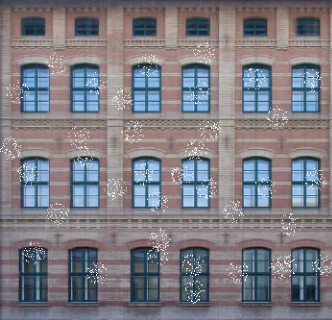
%> input picture inexact_alm_mc/wall.png, 332 x 320 px
$ octave testMC.m   (GNU Octave 9; MATLAB toolbox functions it lacks are replaced by stand-ins)
%> lines starting %> are read from the running program, lines starting %| are printed output that depends on the picture; in (x1, y1, x2, y2) boxes, pixels count from 0 and x2, y2 are one past the last pixel; in counts of white or black regions, pixels touching at a corner belong together; the program's own positions count from 1
### inexact_alm_mc/inexact_alm_mc.m
function [A S iter svp] = fast_alm_mc(D, tol, maxIter)

% Oct 2009
% This matlab code implements the inexact augmented Lagrange multiplier
% method for Matrix Completion.
%
% D - m x n matrix of observations/data (required input)
%
% tol - tolerance for stopping criterion.
%     - DEFAULT 1e-7 if omitted or -1.
%
% maxIter - maximum number of iterations
%         - DEFAULT 1000, if omitted or -1.
%
% Model:
%     min |A|_*
%     subj A + E = D, ProjectionOnOmega(E) = 0
%
% Algorithm:
%
% Initialize A,E,Y,u
% while ~converged
%   minimize (inexactly, update A and E only once)
%     L(A,E,Y,u) = |A|_* + <Y,D-A-E> + mu/2 * |D-A-E|_F^2;
%   Y = Y + \mu * (D - A - E);
%   \mu = \rho * \mu;
% end
%
% Minming Chen, October 2009. Questions? v-minmch@microsoft.com ;
% Arvind Ganesh (abalasu2@illinois.edu)
%
% Copyright: Perception and Decision Laboratory, University of Illinois, Urbana-Champaign
%            Microsoft Research Asia, Beijing

clear global;
global A Sparse_Z;

addpath PROPACK;

[m n] = size(D);

if nargin < 2
    tol = 1e-4;
elseif tol == -1
    tol = 1e-4;
end

if nargin < 3
    maxIter = 1000;
elseif maxIter == -1
    maxIter = 1000;
end

% read sparse matrix D
[m n] = size(D);
[I J V] = find(D);
p = length(I);
col = [0; find(diff(J)); p];
Sparse_Z = D;
clear D;

% initialize
Y = zeros(p, 1);
Z = zeros(p, 1);
A.U = zeros(m, 5);
A.V = zeros(n, 5);
d_norm = norm(V, 'fro');
mu = 0.3/(lansvd('Axz','Atxz',m,n,1,'L'));
rho_s = p / (m * n);
rho = 1.1 + 2.5 * rho_s;

sv = 5;
svp = sv;

% Iteration
iter = 0;
converged = false;
stopCriterion = 1;
while ~converged
    %% alternative projection

    iter = iter + 1;
    if iter == 1
        Z = V;
    else
        Z = Z + 1/mu * Y;
        Sparse_Z = spconvert([I,J,Z; m,n,0]);
    end
    if stopCriterion > 10 * tol
        options.tol = 10*tol;
    else
        options.tol = min(0.1*tol, 0.01/mu);
    end
    [A.U,S,A.V] = lansvd('Axz','Atxz',m,n,sv,'L',options);

    %% predict the rank of A.
    diagS = diag(S);
    diagS = diagS(1:sv);
    svn = length(find(diagS > 1/mu));
    svp = svn;

    ratio = diagS(1:end-1)./diagS(2:end);
    [max_ratio, max_idx] = max(ratio);
    if max_ratio > 2
        svp = min(svn, max_idx);
    end
    if svp < sv %|| iter < 10
        sv = min(svp + 1, n);
    else
        sv = min(svp + 10, n);
    end

    %% update A Y Z mu
    sqrtds = sqrt(diagS(1:svp) - 1/mu);
    A.U = A.U(:, 1:svp) * diag(sqrtds);
    A.V = A.V(:, 1:svp) * diag(sqrtds);

    Z = UVtOmega(A.U,A.V,I,J,col);
    Z = V - Z;
    Y = Y + mu*Z;

    %% stop Criterion
    stopCriterion = norm(Z, 'fro') / d_norm;
    if stopCriterion < tol
        converged = true;
    end

    %% display
    if mod( iter, 10) == 0
        disp(['#svd ' num2str(iter) ' r(A) ' num2str(svp)...
            ' svn ' num2str(svn) ' max_idx ' num2str(max_idx) ' sv ' num2str(sv) ...
            ' stopCriterion ' num2str(stopCriterion) ' mu ' num2str(mu)]);
    end

    %% Maximum iterations reached
    if ~converged && iter >= maxIter
        disp('Maximum iterations reached') ;
        converged = 1 ;
    end

    %% update mu
    mu = mu*rho;

end

### inexact_alm_mc/testMC.m
I = imread('wall.png');
%> I is the input picture: size 320x332x3 uint8; mean R, G, B 125.3, 123.5, 130.7
I1 = im2double(I);
D = I1(:,:,1);
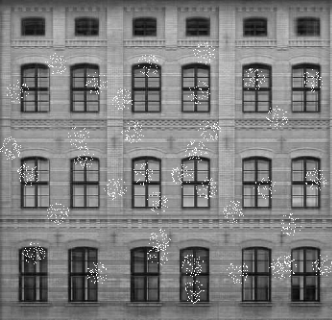
%> D: size 320x332 double; min 0.0235, max 1, mean 0.491
for i = 1:size(D,1)
    for j = 1:size(D,2)
        if D(i,j)>0.80
%             disp(D(i,j))
            D(i,j) = 0;
        end
    end
end
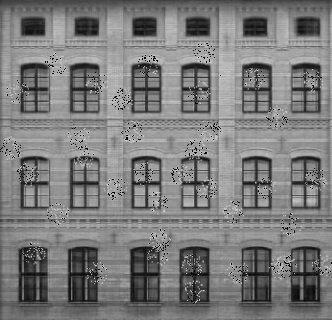
%> D: size 320x332 double; 0.99% of pixels changed, all inside (x1, y1, x2, y2) = (0, 43, 332, 304)

Ds = sparse(D);

[A,S] = inexact_alm_mc(Ds, 0.5);
%> in fast_alm_mc, `[I J V] = find(D);`: I = 105192 values from 1 to 320; J = 105192 values from 1 to 332; V = 105192 values from 0.0235 to 0.8
%> in fast_alm_mc, `p = length(I);`: p = 105192
%> in fast_alm_mc, `col = [0; find(diff(J)); p];`: col = 333 values from 0 to 105192
%> in fast_alm_mc, `d_norm = norm(V, 'fro');`: d_norm = 166.3
%> the run ends on the next line
